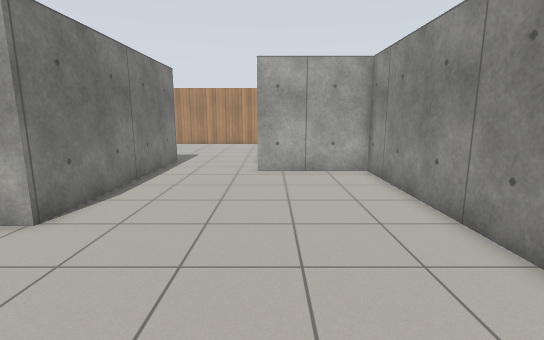
[1] (above)

15 first-person views from a walk through a robot-simulator world made for Gazebo. The camera is 1.2 m above the floor, tilts 10° down and sees 85° across. The floor is counted in squares, 0.5 m on a side. Each view is taken from the middle of a square. On the plan, view 1 faces up. The plan holds only what a view shows up to about 18 squares ahead; the rest is blank. Gazebo's built-in surfaces are drawn with simple patterns.

[2]
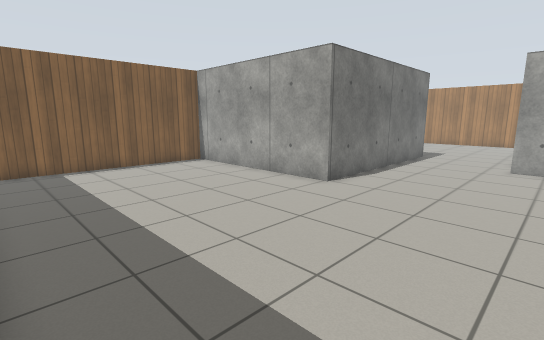

[3]
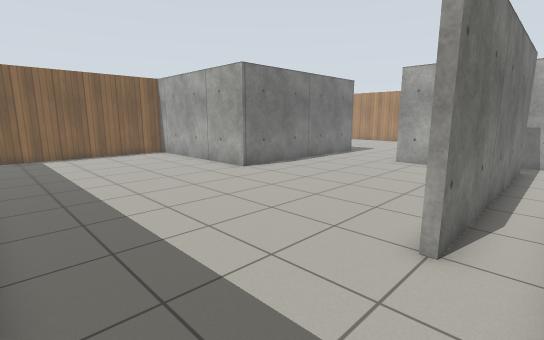

[4]
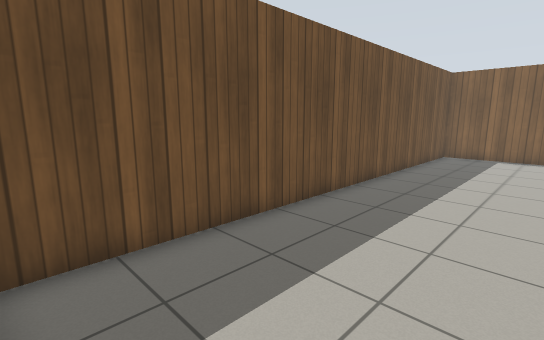

[5]
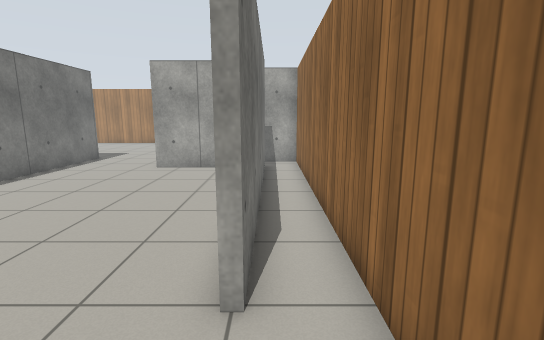

[6]
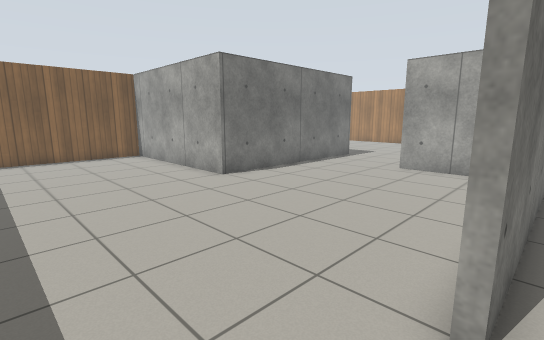

[7]
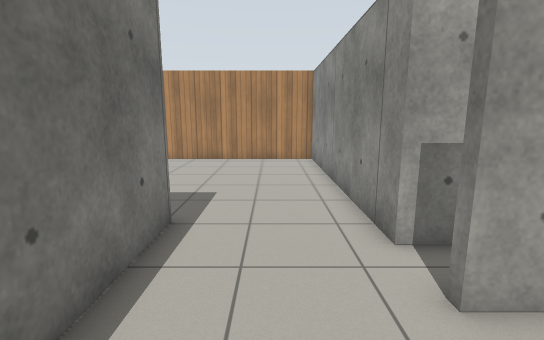

[8]
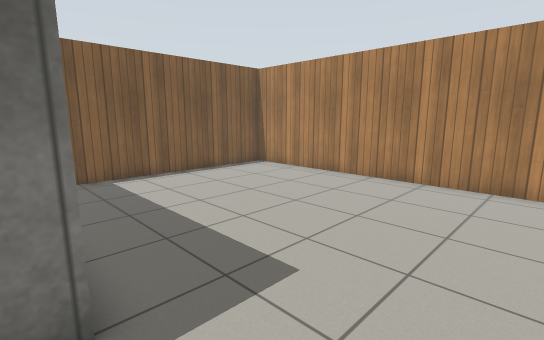

[9]
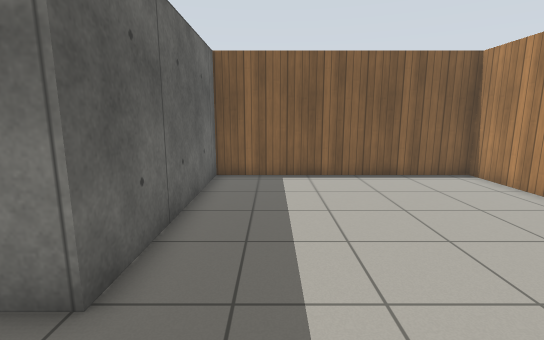

[10]
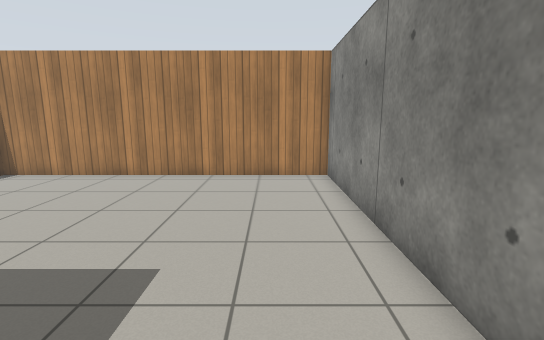

[11]
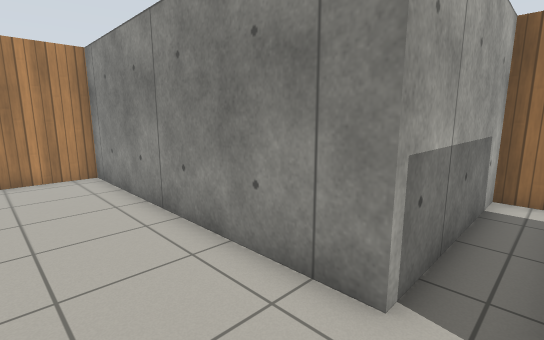

[12]
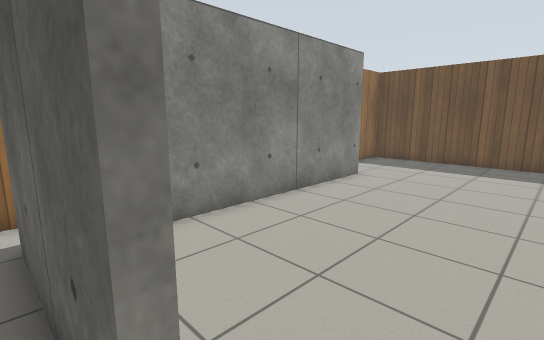

[13]
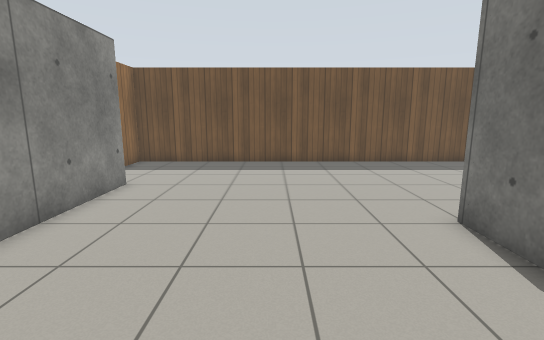

[14]
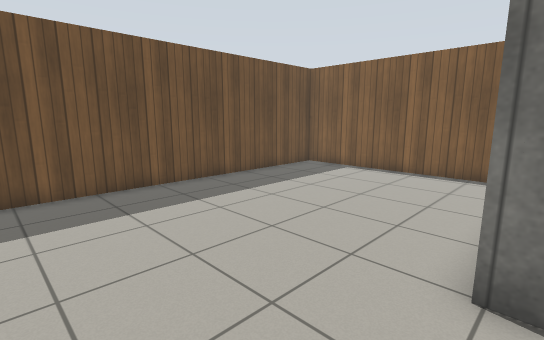

[15]
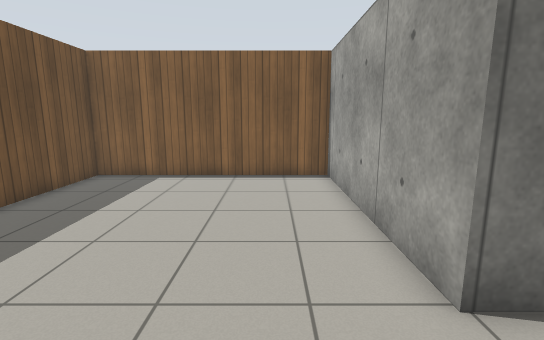

### Floor plan
Points are (right, up) in squares from view 1. A wall is a line through its corners. A room is listed if a view was taken in it or the views show most of it. See-through windows are left out.
Room 1 (views 1, 2, 3, 4, 5, 6, 7, 13, 14, 15)
walls: (4.7, 2.4) (4.3, 2.4) (4.3, 13.4) (-0.6, 13.4); (-5.3, 13.5) (-5.3, 6.4) (-14.3, 6.4) (-14.3, -3.3) (6.4, -3.3) (6.4, -1.2); (6.4, 0.2) (6.4, 2.4)
ways out: opening at (-3, 14) to room 2; opening at (6, 3) to room 2
Room 2 (views 8, 10, 11, 12)
walls: (-0.6, 13.4) (-0.6, 13.6) (4.7, 13.6) (4.7, 2.4); (-5.3, 16.7) (-5.3, 13.5); (6.4, 2.4) (6.4, 15.3) (-0.6, 15.3) (-0.6, 16.5)
ways out: opening at (-3, 14) to room 1; opening at (6, 3) to room 1; opening at (-3, 16) to room 3
Room 3 (view 9)
walls: (-0.6, 16.5) (-0.6, 27.4) (-14.3, 27.4) (-14.3, 16.7) (-5.3, 16.7)
ways out: opening at (-3, 16) to room 2

Positions as (right, up) in squares from view 1, and headings:
1: (0, 0), facing up
2: (1, -3), facing up-left
3: (6, -3), facing up-left
4: (6, 2), facing down-left
5: (5, -1), facing up
6: (5, -1), facing up-left
7: (-3, 10), facing up
8: (-2, 16), facing up-left
9: (-2, 19), facing left
10: (-3, 15), facing up
11: (-4, 14), facing up-right
12: (-2, 14), facing down-right
13: (-1, 13), facing down
14: (-1, 7), facing down-left
15: (-2, 4), facing left
